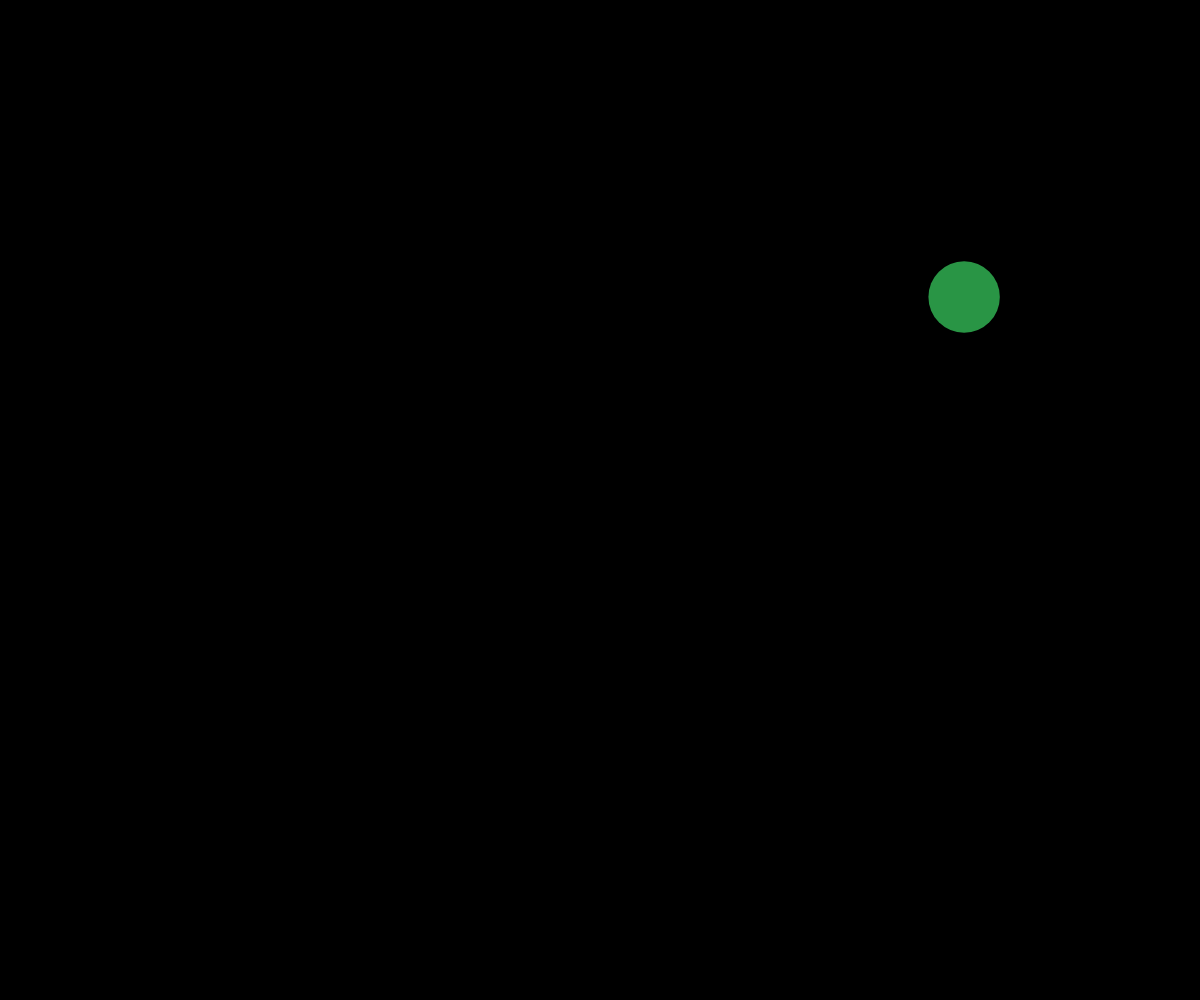
Frame 1 (no input)
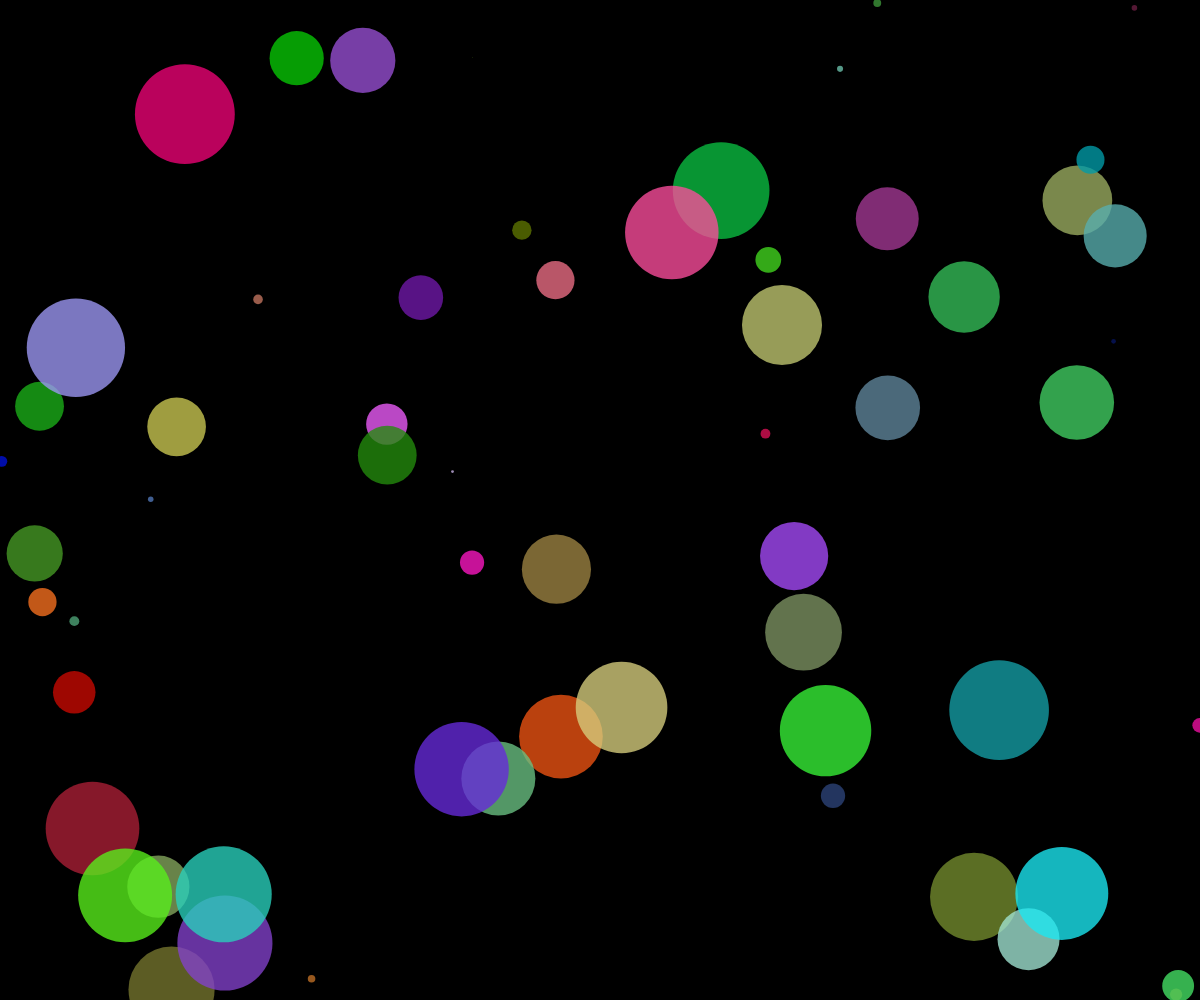
Frame 60 (no input)
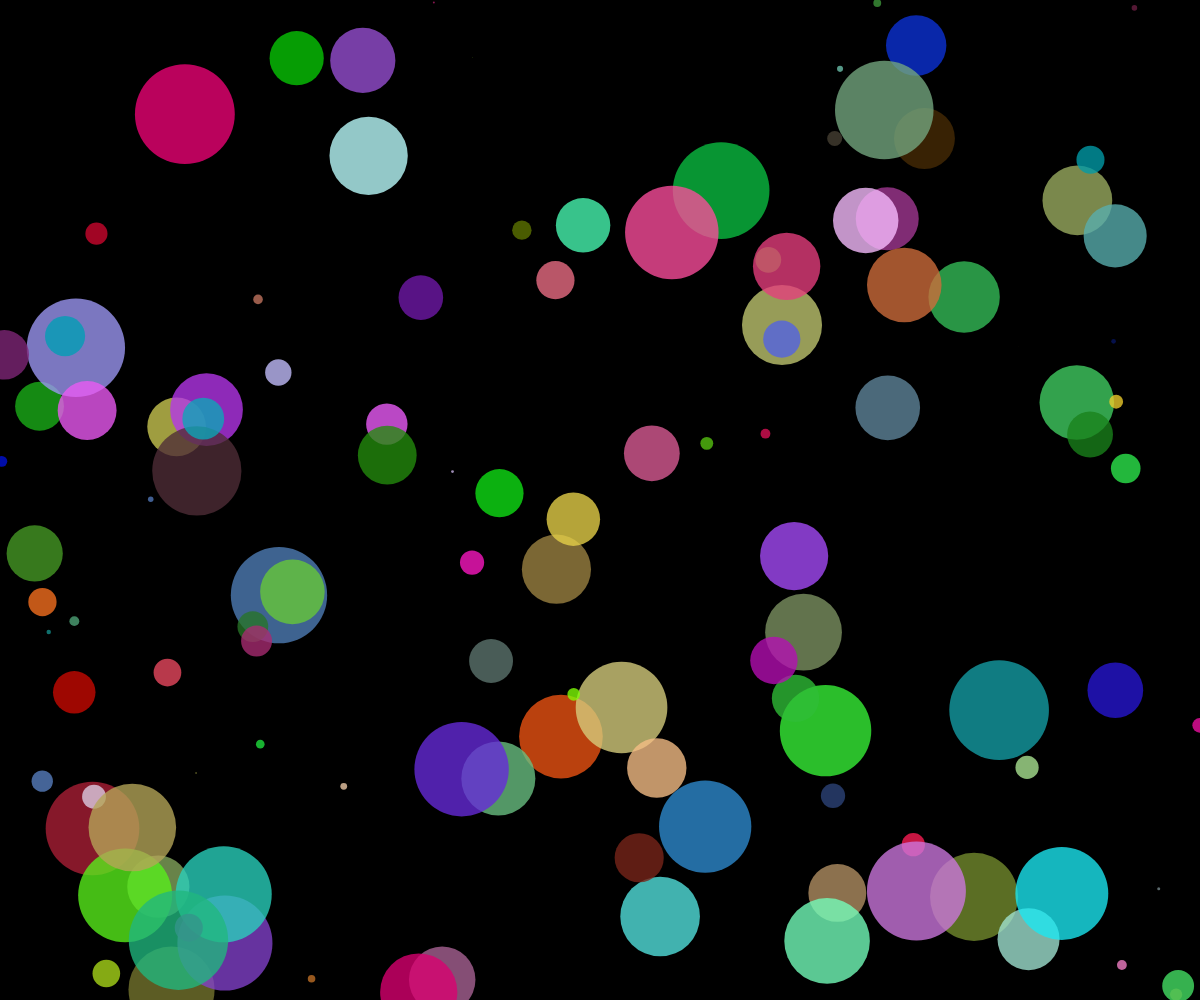
Frame 120 (the mouse pressed at the canvas centre since frame 60)

The p5.js sketch that drew these frames (run headless with seeded random() and noise() and a simulated clock; from frame 60 on, the mouse is pressed at the canvas centre):

// p5.js sketch
// ── sketch.js
function setup() {
  createCanvas(windowWidth, windowHeight);
  background(0);
  frameRate(60);
}

function draw() {
  let diameter = random(100);
  noStroke();
  fill(random(255), random(255), random(255), 200);
  circle(random(width), random(height), diameter);
}
